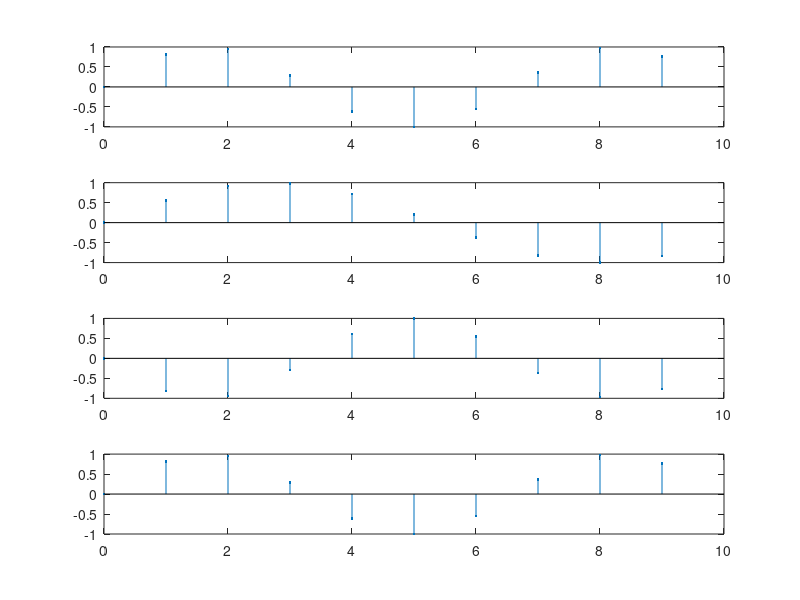

Write MATLAB code to recreate this figure.
clc;
clear;
k=[1 2 4 6];
w_k = sin(2*pi*k/5);
n=[0:9];
x_k_n=sin( w_k(1)*n);
subplot(4,1,1)
stem(n,x_k_n,'.')

x_k_n=sin( w_k(2)*n);
subplot(4,1,2)
stem(n,x_k_n,'.')

x_k_n=sin( w_k(3)*n);
subplot(4,1,3)
stem(n,x_k_n,'.')

x_k_n=sin( w_k(4)*n);
subplot(4,1,4)
stem(n,x_k_n,'.')